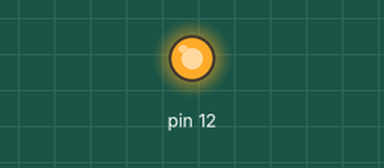
This sketch was run on a simulated Arduino Uno, built with avr-gcc and run on an emulated ATmega328P. Parts: output pins drawn as LEDs (lit = HIGH).

Above: at 0.1 s.
At 1.8 s:
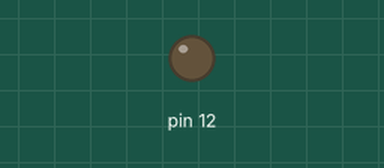
Timing chart, 0 to 3.3 s (numbered marks = the images above):
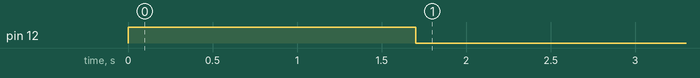

Measured:
- by itself, pin 12: HIGH → LOW at 1.7 s

The sketch:

rele.ino
```cpp
#include <SoftwareSerial.h>
#define rxPin 10
#define txPin 11

SoftwareSerial jsnSerial(rxPin, txPin);
unsigned int distance;

void setup() {
  pinMode(12, OUTPUT);
  digitalWrite(12, HIGH);
  jsnSerial.begin(9600);
  //Serial.begin(9600);
}

void loop() {
  delay(1000);
  getDistance();
  if (distance <= 1000) {
    delay(600);
    getDistance();
    if (distance <= 1000) {
      digitalWrite(12, LOW);
    }
  } else {
    delay(600);
    getDistance();
    if (distance > 1000) {
      digitalWrite(12, HIGH);
    }
  }
}

void getDistance() {
  byte startByte, h_data, l_data, sum = 0;
  byte buf[3];
  unsigned int req;

  jsnSerial.write(0x01);
  delay(50);
  if (jsnSerial.available()) {
    startByte = (byte)jsnSerial.read();
    if (startByte == 255) {
      jsnSerial.readBytes(buf, 3);
      h_data = buf[0];
      l_data = buf[1];
      sum = buf[2];
      req = (h_data << 8) + l_data;
      if ((( h_data + l_data) & 0xFF) != sum) {
        //Serial.println("Invalid result");
        return;
      } else {
        //Serial.println(distance);
        distance = req;
      }
    }
  }
}
```
